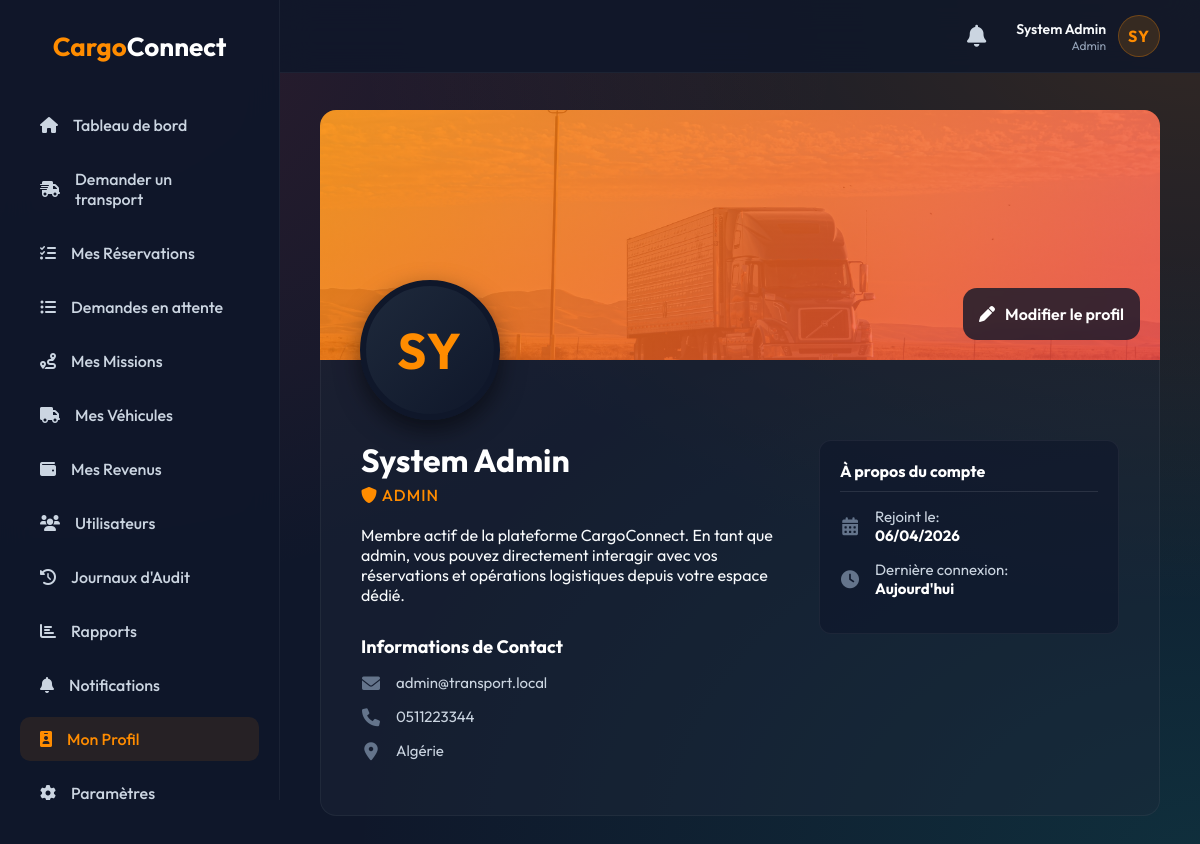
/account/profile.php (signed in), run on the app's committed database.
### tables this page shows
CREATE TABLE IF NOT EXISTS users (
    id INT UNSIGNED AUTO_INCREMENT PRIMARY KEY,
    name VARCHAR(100) NOT NULL,
    email VARCHAR(150) NOT NULL UNIQUE,
    password_hash VARCHAR(255) NOT NULL,
    phone VARCHAR(20) UNIQUE,
    role ENUM('client', 'transporter', 'admin') NOT NULL DEFAULT 'client',
    status ENUM('active', 'suspended', 'pending') NOT NULL DEFAULT 'active',
    id_card_url VARCHAR(255) NULL,
    id_is_verified TINYINT(1) DEFAULT 0,
    region VARCHAR(255) NULL DEFAULT 'Algérie',
    created_at TIMESTAMP DEFAULT CURRENT_TIMESTAMP,
    updated_at TIMESTAMP DEFAULT CURRENT_TIMESTAMP ON UPDATE CURRENT_TIMESTAMP,
    last_login DATETIME NULL,
    remember_token VARCHAR(255) NULL,
    INDEX idx_user_email (email),
    INDEX idx_user_role (role)
);

### account/profile.php (the view, shortened to what this page needs)
<?php
$database = new Database();
$pdo = $database->getConnection();
$user_id = $_SESSION['user_id'];
$stmt = $pdo->prepare("SELECT * FROM users WHERE id = ?");
$stmt->execute([$user_id]);
$user = $stmt->fetch(PDO::FETCH_ASSOC);
?>
<!DOCTYPE html>
<html lang="fr">
<head>
    <link href="https://cdnjs.cloudflare.com/ajax/libs/font-awesome/6.0.0/css/all.min.css" rel="stylesheet">
    <link rel="stylesheet" href="<?php echo CSS_URL; ?>style.css">
    <link rel="stylesheet" href="<?php echo CSS_URL; ?>dashboard.css">
</head>
<body>
<div class="dashboard-layout">
    <?php include INC_PATH . 'sidebar.php'; ?>
<main class="main-content">
        <?php include INC_PATH . 'topbar.php'; ?>
        <div style="max-width: 1200px; margin: 0 auto;">
            <div class="profile-banner">
                <div class="profile-picture-wrapper">
                    <span><?php echo $userInitials; ?></span>
                </div>
                <div class="profile-actions">
                    <a href="settings.php" class="btn-primary" style="background: rgba(15,23,42,0.8); backdrop-filter: blur(5px); border-color: rgba(255,255,255,0.1);"><i class="fas fa-pen"></i> Modifier le profil</a>
                </div>
            </div>
            <div class="profile-body">
                <div>
                    <h1 class="profile-name"><?php echo htmlspecialchars($user['name']); ?></h1>
                    <div class="profile-role"><i class="fas fa-shield-alt"></i> <?php echo htmlspecialchars($role); ?></div>
                    <p class="profile-bio">
                        Membre actif de la plateforme CargoConnect. En tant que <?php echo htmlspecialchars($role); ?>, vous pouvez directement interagir avec vos réservations et opérations logistiques depuis votre espace dédié.
                    </p>
                    <h3 style="margin: 30px 0 15px 0; color: white; font-size: 18px;">Informations de Contact</h3>
                    <ul class="info-list">
                        <li><i class="fas fa-envelope"></i> <?php echo htmlspecialchars($user['email']); ?></li>
                        <li><i class="fas fa-phone"></i> <?php echo htmlspecialchars($user['phone'] ?? 'Non renseigné'); ?></li>
                        <li><i class="fas fa-map-marker-alt"></i> <?php echo htmlspecialchars($user['region'] ?? 'Algérie'); ?></li>
                    </ul>
                </div>
                <div>
                    <div class="timeline-box">
                        <h3>À propos du compte</h3>
                        <ul class="info-list" style="margin-top: 15px;">
                            <li><i class="fas fa-calendar-alt"></i> <span>Rejoint le:<br><strong style="color:white;"><?php echo date('d/m/Y', strtotime($user['created_at'])); ?></strong></span></li>
                            <li><i class="fas fa-clock"></i> <span>Dernière connexion:<br><strong style="color:white;"><?php echo $user['last_login'] ? date('d M Y, H:i', strtotime($user['last_login'])) : 'Aujourd\'hui'; ?></strong></span></li>
                        </ul>
                    </div>
                </div>
            </div>
        </div>
    </main>
</div>
</body>
</html>

### public/css/style.css (style rules this page uses)
:root { --primary: #ff8c00; --primary-hover: #ff6b00; --bg-dark: #0f172a; --text-main: #f8fafc; --text-muted: #94a3b8; --glass-bg: rgba(15, 23, 42, 0.4); --glass-border: rgba(255, 255, 255, 0.08); --glass-shadow: 0 25px 50px -12px rgba(0, 0, 0, 0.5); }
* { margin: 0; padding: 0; box-sizing: border-box; font-family: 'Outfit', sans-serif; }
body { min-height: 100vh; background: var(--bg-dark); display: flex; flex-direction: column; color: var(--text-main); position: relative; overflow-x: hidden; }
.btn-primary, .btn-secondary, .btn-outline,.btn-primary a, .btn-secondary a, .btn-outline a { width: 100%; padding: 16px; border-radius: 14px; font-size: 16px; font-weight: 600; cursor: pointer; transition: all 0.3s cubic-bezier(0.4, 0, 0.2, 1); display: flex; justify-content: center; align-items: center; gap: 10px; margin-top: 10px; text-decoration: none !important; }
.btn-primary { background: var(--primary); color: white; border: none; }

### public/css/dashboard.css (style rules this page uses)
body { background: #0f172a; background-image: radial-gradient(at 0% 0%, rgba(239, 68, 68, 0.15) 0px, transparent 50%), radial-gradient(at 100% 0%, rgba(255, 140, 0, 0.15) 0px, transparent 50%), radial-gradient(at 100% 100%, rgba(20, 184, 166, 0.15) 0px, transparent 50%); background-attachment: fixed; min-height: 100vh; color: #f8fafc; font-family: 'Inter', 'Outfit', sans-serif; }
.dashboard-layout { display: flex; min-height: 100vh; }
.main-content { flex: 1; padding: 110px 40px 40px 40px; margin-left: 280px; width: calc(100% - 280px); overflow-y: auto; position: relative; z-index: 10; }
h1, h2, h3, h4, .stat-details .num { color: #f8fafc; }

### account/profile.php (style rules this page uses)
.profile-banner { height: 250px; background: linear-gradient(135deg, rgba(255,140,0,0.8), rgba(239,68,68,0.8)), url('../assets/bg.jpg') center/cover; border-radius: 16px 16px 0 0; position: relative; }
.profile-picture-wrapper { position: absolute; bottom: -60px; left: 40px; width: 140px; height: 140px; border-radius: 50%; border: 6px solid #0f172a; background: linear-gradient(135deg, #1e293b, #0f172a); display: flex; align-items: center; justify-content: center; box-shadow: 0 10px 25px rgba(0,0,0,0.5); }
.profile-picture-wrapper span { font-size: 50px; font-weight: 700; color: #ff8c00; letter-spacing: 2px; }
.profile-actions { position: absolute; bottom: 20px; right: 20px; display: flex; gap: 10px; }
.profile-body { padding: 80px 40px 40px 40px; background: rgba(30, 41, 59, 0.4); border-radius: 0 0 16px 16px; border: 1px solid rgba(255,255,255,0.05); border-top: none; display: grid; grid-template-columns: 1fr 300px; gap: 40px; }
.profile-name { font-size: 32px; font-weight: 700; color: white; margin-bottom: 5px; }
.profile-role { font-size: 16px; color: #ff8c00; font-weight: 500; text-transform: uppercase; letter-spacing: 1px; margin-bottom: 20px; }
.info-list { list-style: none; padding: 0; margin: 0; }
.info-list li { display: flex; align-items: center; gap: 15px; margin-bottom: 15px; color: #cbd5e1; font-size: 15px; }
.info-list i { color: #64748b; font-size: 18px; width: 20px; text-align: center; }
.timeline-box { background: rgba(15, 23, 42, 0.6); border-radius: 12px; padding: 20px; border: 1px solid rgba(255,255,255,0.05); }
.timeline-box h3 { font-size: 16px; color: white; margin-bottom: 15px; border-bottom: 1px solid rgba(255,255,255,0.1); padding-bottom: 10px; }

### data on the page
users: name "System Admin", email "admin@transport.local", phone "0511223344", region "Algérie", created_at "06/04/2026"

### other printed values
$userName "System Admin"
$userRole "Admin"
$userInitials "SY"
$role "ADMIN"
$role "admin"
